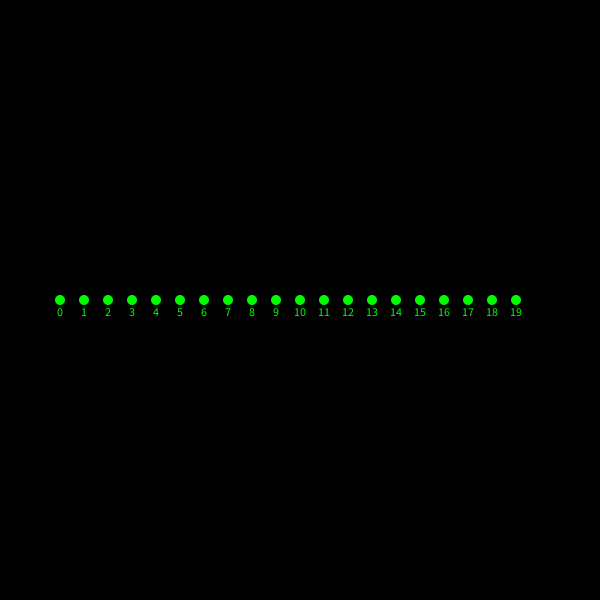
Frame 1 (no input)
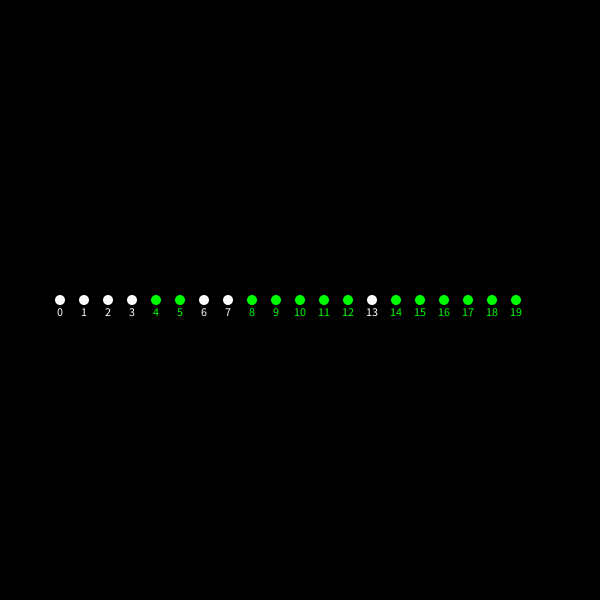
Frame 60 (the mouse pressed at the canvas centre just before this capture)
Frame 120 (the mouse held since frame 60 and released just before this capture): identical to frame 60, image omitted

The Processing sketch that drew these frames (run headless with seeded random() and noise(); from frame 60 on, the mouse is pressed at the canvas centre):

// Processing sketch: CurveThing614
// ── CurveThing614.pde
boolean[] numberLine;
int pos;
int size;
int move;
boolean curveUp;
void setup(){
    size(600, 600);
    size = 20;
    numberLine = new boolean[size];
    pos = 0;
    move = 0;
    textAlign(CENTER, CENTER);
}

void draw(){
    background(0);
    noStroke();
    drawLine();
    if(pos < size){
        advance();
        delay(500);
    }
}

void drawLine(){
    for(int i = 0; i < size; i++){
        if (numberLine[i])
            fill(255);
        else
            fill(0, 255, 0);
        float x = map(i, 0, size, width / 10, 9 * width / 10);
        ellipse(x, height / 2, 200 / size, 200 / size);    
        text(""+i, x, height / 2 + 220 / size );
    }
}

void advance(){
    if (pos - move < 0 || numberLine[pos - move]){
        pos += move;
        if(pos < size)
            numberLine[pos] = true;
    }
    else {
        pos -= move;    
        numberLine[pos] = true;
    }
    move++;
}
